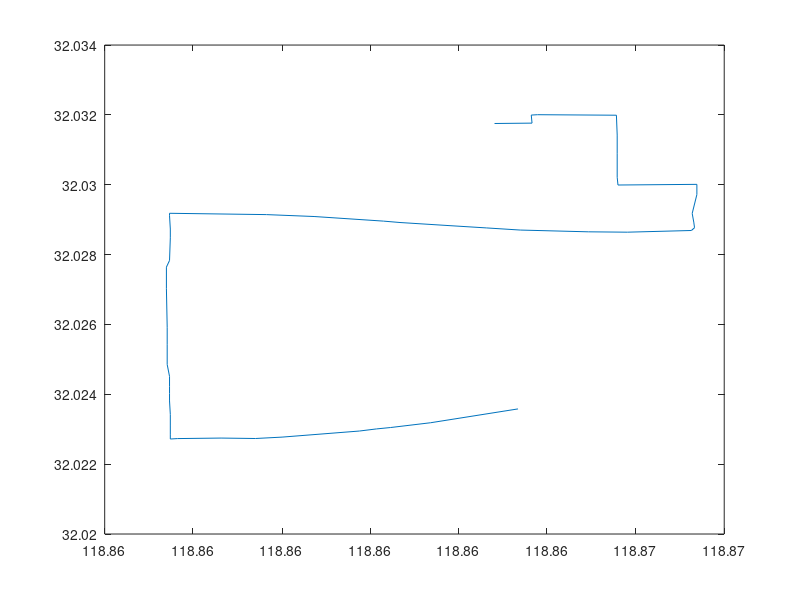

Here is the MATLAB script that generated this plot:
clc
clear
close all

%load aaa.txt
coords = load("path_data.txt");
figure
xlabel("Longitude")
ylabel("Latitude")
plot(coords(:,1),coords(:,2))
